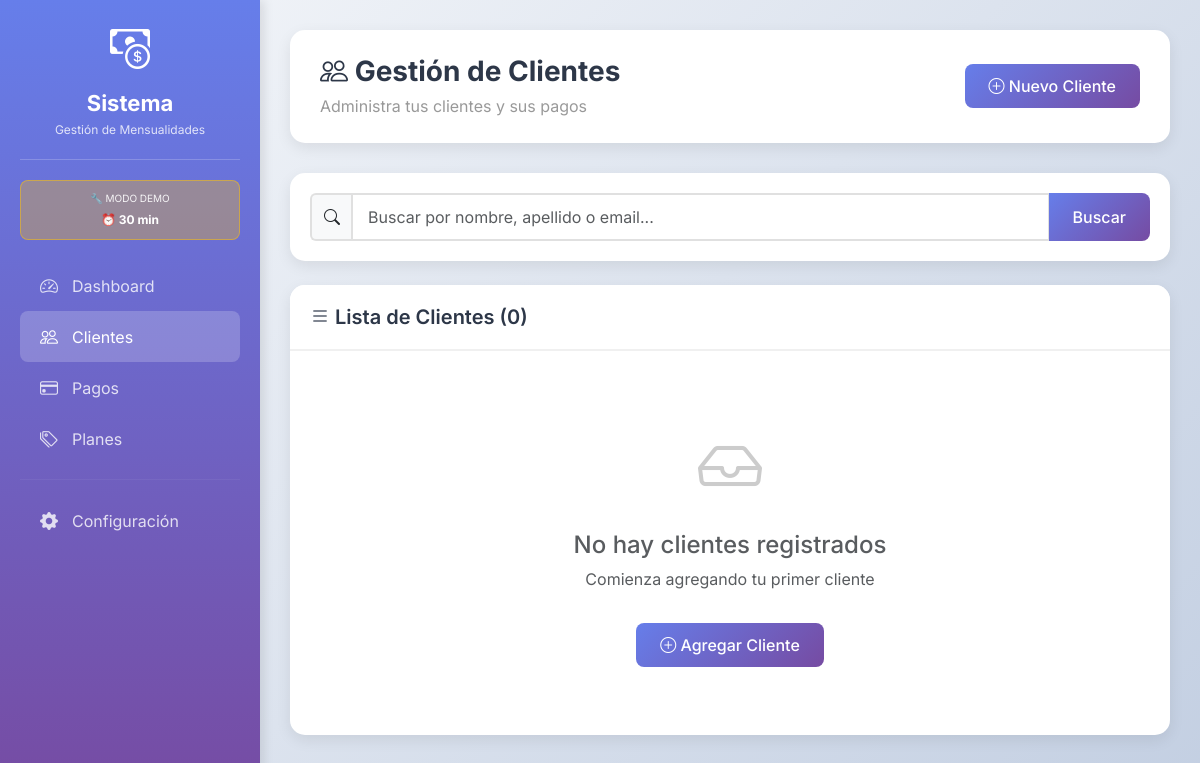
Before: /clientes with the older database file.
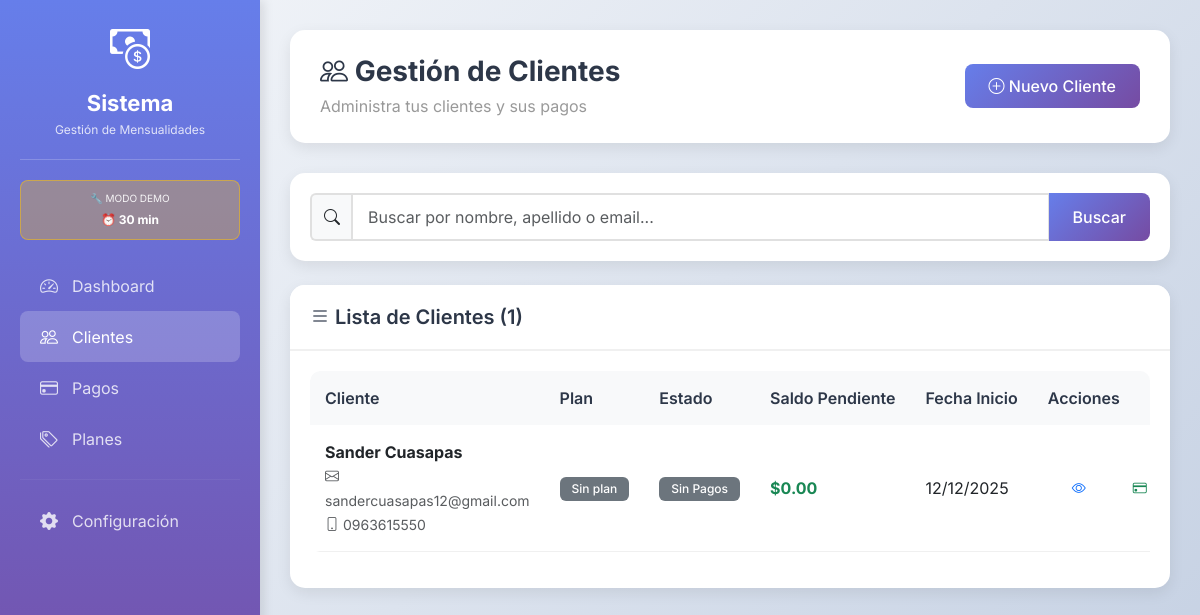
After: the same page with the newer database file.
### app.py (models this page shows, shortened)
class Cliente(db.Model):
    __tablename__ = 'cliente'
    id = db.Column(db.Integer, primary_key=True)
    nombre = db.Column(db.String(100), nullable=False, index=True)
    apellido = db.Column(db.String(100), nullable=False, index=True)
    email = db.Column(db.String(120), unique=True, nullable=False, index=True)
    telefono = db.Column(db.String(20))
    direccion = db.Column(db.String(200))
    plan_id = db.Column(db.Integer, db.ForeignKey('plan.id'), index=True)
    fecha_inicio = db.Column(db.DateTime, default=datetime.utcnow)
    fecha_fin = db.Column(db.DateTime)
    activo = db.Column(db.Boolean, default=True, index=True)
    notas = db.Column(db.Text)
    fecha_creacion = db.Column(db.DateTime, default=datetime.utcnow)
    fecha_actualizacion = db.Column(db.DateTime, default=datetime.utcnow, onupdate=datetime.utcnow)
    pagos = db.relationship('Pago', backref='cliente', lazy=True, cascade='all, delete-orphan')
    @property
    def nombre_completo(self):
        return f"{self.nombre} {self.apellido}"
    @property
    def plan_vencido(self):
        if not self.fecha_fin:
            return False
        return datetime.utcnow() > self.fecha_fin
    @property
    def estado_pago(self):
        if self.plan_vencido:
            return 'vencido'
        ultimo_pago = Pago.query.filter_by(cliente_id=self.id).order_by(Pago.fecha_pago.desc()).first()
        if not ultimo_pago:
            return 'sin-pagos'
    @property
    def saldo_pendiente(self):
        if not self.plan:
            return 0
        total_pagos = sum(p.monto for p in self.pagos)
        meses_desde_inicio = max(1, (datetime.utcnow() - self.fecha_inicio).days // 30)
        total_esperado = self.plan.precio * meses_desde_inicio
        return max(0, total_esperado - total_pagos)

### app.py (the view)
@app.route('/clientes')
@requiere_licencia
def clientes():
    try:
        busqueda = request.args.get('busqueda', '').strip()
        if busqueda:
            clientes = Cliente.query.filter(
                (Cliente.nombre.contains(busqueda)) |
                (Cliente.apellido.contains(busqueda)) |
                (Cliente.email.contains(busqueda))
            ).all()
        else:
            clientes = Cliente.query.order_by(Cliente.fecha_creacion.desc()).all()
        planes = Plan.query.filter_by(activo=True).all()
        return render_template('clientes/lista.html', clientes=clientes, planes=planes)
    except Exception as e:
        app.logger.error(f'Error en lista clientes: {e}')
        flash('Error cargando clientes', 'danger')
        return render_template('clientes/lista.html', clientes=[], planes=[])

### templates/clientes/lista.html (shortened to what this page needs)
{% extends "base.html" %}
{% block content %}
<div class="page-header d-flex justify-content-between align-items-center">
    <div>
        <h2><i class="bi bi-people"></i> Gestión de Clientes</h2>
        <p>Administra tus clientes y sus pagos</p>
    </div>
    <a href="{{ url_for('cliente_nuevo') }}" class="btn btn-primary">
        <i class="bi bi-plus-circle"></i> Nuevo Cliente
    </a>
</div>
<div class="card mb-4">
    <div class="card-body">
        <form method="GET" action="{{ url_for('clientes') }}">
            <div class="input-group">
                <span class="input-group-text"><i class="bi bi-search"></i></span>
                <input type="text" class="form-control" name="busqueda"
                       placeholder="Buscar por nombre, apellido o email..."
                       value="{{ request.args.get('busqueda', '') }}">
                <button class="btn btn-primary" type="submit">Buscar</button>
            </div>
        </form>
    </div>
</div>
<div class="card">
    <div class="card-header">
        <h5 class="card-title"><i class="bi bi-list"></i> Lista de Clientes ({{ clientes|length }})</h5>
    </div>
    <div class="card-body">
        {% if clientes %}
        <div class="table-responsive">
            <table class="table table-hover">
                <thead>
                    <tr>
                        <th>Cliente</th>
                        <th>Plan</th>
                        <th>Estado</th>
                        <th>Saldo Pendiente</th>
                        <th>Fecha Inicio</th>
                        <th>Acciones</th>
                    </tr>
                </thead>
                <tbody>
                    {% for cliente in clientes %}
                    <tr>
                        <td>
                            <strong>{{ cliente.nombre_completo }}</strong><br>
                            <small class="text-muted">
                                <i class="bi bi-envelope"></i> {{ cliente.email }}
                            </small>
                            {% if cliente.telefono %}
                            <br><small class="text-muted">
                                <i class="bi bi-phone"></i> {{ cliente.telefono }}
                            </small>
                            {% endif %}
                        </td>
                        <td>
                            {% if cliente.plan %}
                                <span class="badge bg-info">{{ cliente.plan.nombre }}</span><br>
                                <small class="text-muted">${{ "%.2f"|format(cliente.plan.precio) }}/mes</small>
                            {% else %}
                                <span class="badge bg-secondary">Sin plan</span>
                            {% endif %}
                        </td>
                        <td>
                            {% if cliente.estado_pago == 'moroso' %}
                                <span class="badge badge-moroso">
                                    <i class="bi bi-exclamation-triangle"></i> Moroso
                                </span>
                            {% elif cliente.estado_pago == 'por-vencer' %}
                                <span class="badge badge-por-vencer">
                                    <i class="bi bi-clock"></i> Por Vencer
                                </span>
                            {% elif cliente.estado_pago == 'al-dia' %}
                                <span class="badge badge-al-dia">
                                    <i class="bi bi-check-circle"></i> Al Día
                                </span>
                            {% else %}
                                <span class="badge bg-secondary">Sin Pagos</span>
                            {% endif %}
                        </td>
                        <td>
                            {% if cliente.saldo_pendiente > 0 %}
                                <span class="text-danger fw-bold">
                                    ${{ "%.2f"|format(cliente.saldo_pendiente) }}
                                </span>
                            {% else %}
                                <span class="text-success fw-bold">$0.00</span>
                            {% endif %}
                        </td>
                        <td>{{ cliente.fecha_inicio.strftime('%d/%m/%Y') }}</td>
                        <td>
                            <div class="btn-group" role="group">
                                <a href="{{ url_for('cliente_detalle', id=cliente.id) }}"
                                   class="btn btn-sm btn-outline-primary"
                                   title="Ver Detalle">
                                    <i class="bi bi-eye"></i>
                                </a>
                                <a href="{{ url_for('pago_nuevo', cliente_id=cliente.id) }}"
                                   class="btn btn-sm btn-outline-success"
                                   title="Registrar Pago">
                                    <i class="bi bi-credit-card"></i>
                                </a>
                            </div>
                        </td>
                    </tr>
                    {% endfor %}
                </tbody>
            </table>
        </div>
        {% else %}
        <div class="text-center py-5">
            <i class="bi bi-inbox" style="font-size: 64px; color: #ccc;"></i>
            <h4 class="mt-3 text-muted">No hay clientes registrados</h4>
            <p class="text-muted">Comienza agregando tu primer cliente</p>
            <a href="{{ url_for('cliente_nuevo') }}" class="btn btn-primary mt-3">
                <i class="bi bi-plus-circle"></i> Agregar Cliente
            </a>
        </div>
        {% endif %}
    </div>
</div>
{% endblock %}

### templates/base.html (shortened to what this page needs)
<!DOCTYPE html>
<html lang="es">
<head>
    <link href="https://cdn.jsdelivr.net/npm/bootstrap@5.3.0/dist/css/bootstrap.min.css" rel="stylesheet">
    <link rel="stylesheet" href="https://cdn.jsdelivr.net/npm/bootstrap-icons@1.11.0/font/bootstrap-icons.css">
    <link rel="stylesheet" href="{{ url_for('static', filename='css/styles.css') }}">
    <link rel="stylesheet" href="{{ url_for('static', filename='css/responsive.css') }}">
</head>
<body>
    <nav class="sidebar" id="sidebar" role="navigation" aria-label="Menú principal">
        <div class="logo">
            <i class="bi bi-cash-coin" style="font-size: 40px; color: white;"></i>
            <h3>Sistema</h3>
            <p>Gestión de Mensualidades</p>
        </div>
        {% if session.get('es_demo') %}
        <div class="license-badge demo">
            <small>🔧 MODO DEMO</small>
            {% if session.get('licencia_info', {}).get('minutos_restantes') %}
            <strong>⏰ {{ session.get('licencia_info', {}).get('minutos_restantes') }} min</strong>
            {% else %}
            <strong>ACTIVO</strong>
            {% endif %}
        </div>
        {% elif session.get('licencia_info', {}).get('dias_restantes') is not none %}
        <div class="license-badge active">
            <small>✅ LICENCIA ACTIVA</small>
            <strong>{{ session.get('licencia_info', {}).get('dias_restantes') }} días</strong>
        </div>
        {% endif %}
        <div class="nav flex-column">
            <a class="nav-link {% if request.endpoint == 'index' %}active{% endif %}"
               href="{{ url_for('index') }}"
               aria-current="{% if request.endpoint == 'index' %}page{% endif %}">
                <i class="bi bi-speedometer2"></i>
                Dashboard
            </a>
            <a class="nav-link {% if request.endpoint in ['clientes', 'cliente_nuevo', 'cliente_detalle', 'cliente_editar'] %}active{% endif %}"
               href="{{ url_for('clientes') }}"
               aria-current="{% if request.endpoint in ['clientes', 'cliente_nuevo', 'cliente_detalle', 'cliente_editar'] %}page{% endif %}">
                <i class="bi bi-people"></i>
                Clientes
            </a>
            <a class="nav-link {% if request.endpoint in ['pagos', 'pago_nuevo'] %}active{% endif %}"
               href="{{ url_for('pagos') }}"
               aria-current="{% if request.endpoint in ['pagos', 'pago_nuevo'] %}page{% endif %}">
                <i class="bi bi-credit-card"></i>
                Pagos
            </a>
            <a class="nav-link {% if request.endpoint in ['planes', 'plan_nuevo', 'plan_editar'] %}active{% endif %}"
               href="{{ url_for('planes') }}"
               aria-current="{% if request.endpoint in ['planes', 'plan_nuevo', 'plan_editar'] %}page{% endif %}">
                <i class="bi bi-tags"></i>
                Planes
            </a>
            <hr style="border-color: rgba(255,255,255,0.2); margin: 15px 0;">
            <a class="nav-link {% if request.endpoint == 'configuracion' %}active{% endif %}"
               href="{{ url_for('configuracion') }}"
               aria-current="{% if request.endpoint == 'configuracion' %}page{% endif %}">
                <i class="bi bi-gear-fill"></i>
                Configuración
            </a>
        </div>
    </nav>
    <main class="main-content" id="main-content" role="main">
        {% block content %}{% endblock %}
    </main>
</body>
</html>

Changed rows visible on the page:
added Cliente: nombre_completo "Sander Cuasapas", email "sandercuasapas12@gmail.com", telefono "0963615550", shows "Sin Pagos", fecha_inicio "12/12/2025"
Other visible differences:
{{ clientes|length }}: "0" → "1"
text no longer shown: "No hay clientes registrados Comienza agregando tu primer cliente Agregar Cliente"
text now shown: "Cliente Plan Estado Saldo Pendiente Fecha Inicio Acciones"
